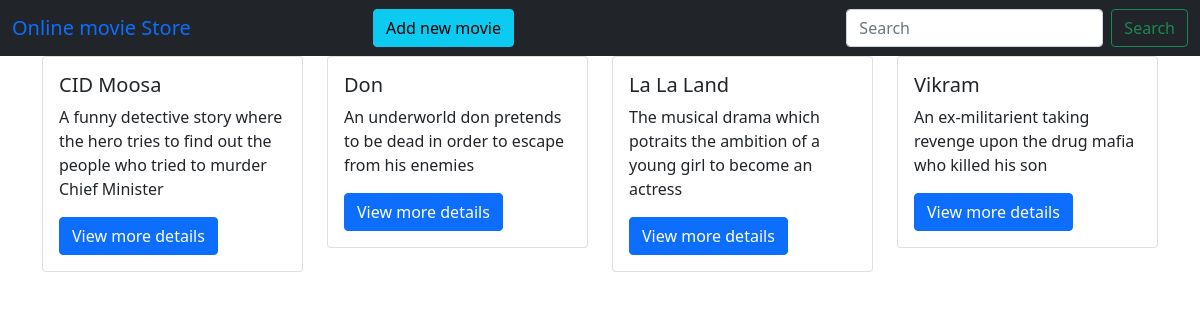
The page / on the database its author committed.
### movieapp/models.py (models this page shows, shortened)
class movie_details(models.Model):
    name=models.CharField(max_length=50)
    des=models.TextField(max_length=250)
    im=models.ImageField(upload_to='pic')
    year=models.IntegerField()

### movieapp/views.py (the view)
# urls.py: path('',views.index,name='index'),
def index(request):
    obj=movie_details.objects.all()
    return render(request,'index.html',{'ob':obj})

### template/index.html (shortened to what this page needs)
{% extends 'base.html' %}
{% block body %}
<div class="container">
    <div class="row">
        {% for i in ob %}
        <div class="col-md-3">
            <div class="card">
              <div class="card-body">
                <h5 class="card-title">{{i.name}}</h5>
                <p class="card-text">{{i.des}}</p>
                <a href="{% url 'movieapp:details' i.id %}" class="btn btn-primary">View more details</a>
      </div>
    </div>
        </div>
        {% endfor %}
    </div>
</div>
<br>
{% endblock %}

### template/base.html (shortened to what this page needs)
<!DOCTYPE html>
<html lang="en">
<head>
    <link href="https://cdn.jsdelivr.net/npm/bootstrap@5.0.2/dist/css/bootstrap.min.css" rel="stylesheet">
</head>
<body>
<nav class="navbar navbar-yellow bg-dark">
  <div class="container-fluid">
    <a class="navbar-brand">Online movie Store</a>
      <a   class="btn btn-info  href="{% url 'movieapp:add_movie' %}">Add new movie</a><br>
    <form class="d-flex">
      <input class="form-control me-2" type="search" placeholder="Search" aria-label="Search" name="mov">
      <button class="btn btn-outline-success" type="submit" >Search</button>
    </form>
  </div>
</nav>
{% block body %}
{% endblock %}
</body>
</html>

### rows shown on the page
movie_details: name "CID Moosa", des "A funny detective story where the hero tries to find out the people who tried to murder Chief Minister"
movie_details: name "Don", des "An underworld don pretends to be dead in order to escape from his enemies"
movie_details: name "La La Land", des "The musical drama which potraits the ambition of a young girl to become an actress"
movie_details: name "Vikram", des "An ex-militarient taking revenge upon the drug mafia who killed his son"
